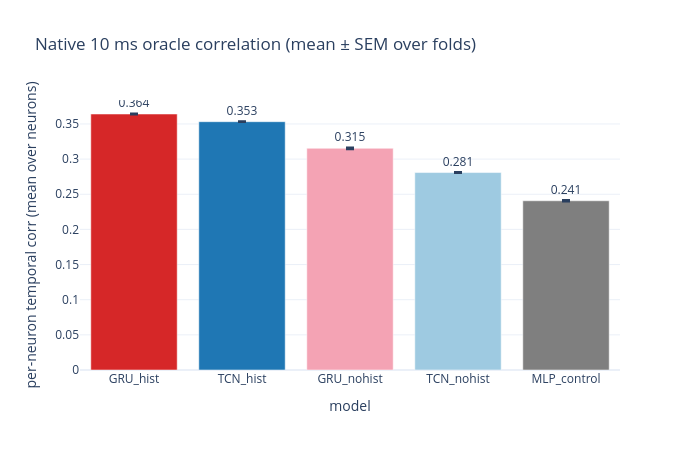
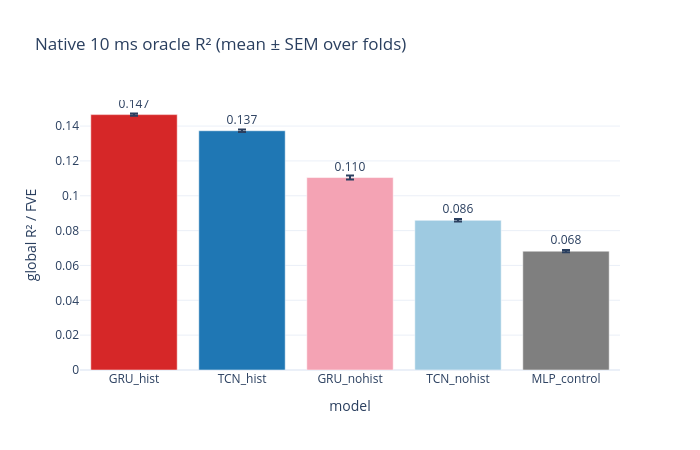
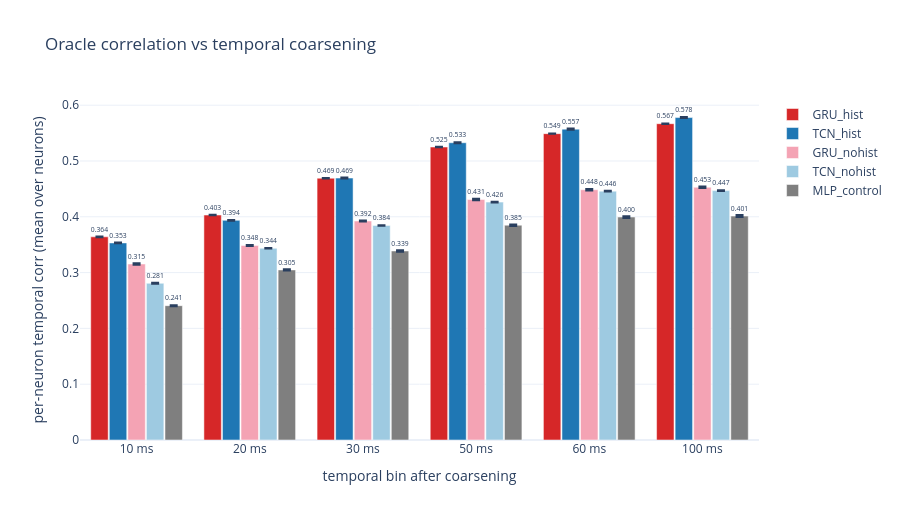
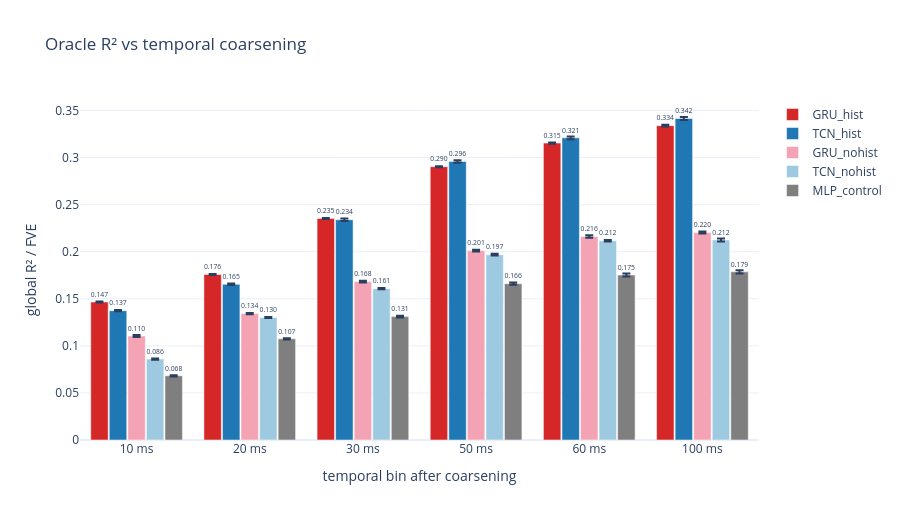

Notebook code cell kept with these figures, in order:
### Code cell
import plotly.graph_objects as go
import json, os

names = [n for n, _, _ in MODEL_SPECS]
colors = {
    "GRU_hist": "#d62728",
    "GRU_nohist": "#f4a3b4",
    "TCN_hist": "#1f77b4",
    "TCN_nohist": "#9ecae1",
    "MLP_control": "#7f7f7f",
}


def _sem(values):
    values = np.asarray(values, dtype=float)
    if len(values) <= 1:
        return 0.0
    return float(values.std(ddof=1) / np.sqrt(len(values)))


def _bar_fig(metric, title, ytitle):
    means = [np.mean(cv_results[n][metric]) for n in names]
    sems = [_sem(cv_results[n][metric]) for n in names]
    fig = go.Figure(go.Bar(
        x=names, y=means,
        error_y=dict(type="data", array=sems, visible=True),
        marker_color=[colors[n] for n in names],
        text=[f"{m:.3f}" for m in means], textposition="outside",
    ))
    fig.update_layout(title=title, yaxis_title=ytitle, xaxis_title="model",
                      template="plotly_white", width=700, height=450,
                      showlegend=False)
    return fig


def _coarsening_fig(metric, title, ytitle):
    fig = go.Figure()
    factor_keys = [str(f) for f in CV_COARSEN_FACTORS]
    x = [f'{cv_results[names[0]]["coarsening"][fk]["bin_ms"]} ms' for fk in factor_keys]
    for name in names:
        means = [np.mean(cv_results[name]["coarsening"][fk][metric]) for fk in factor_keys]
        sems = [_sem(cv_results[name]["coarsening"][fk][metric]) for fk in factor_keys]
        fig.add_trace(go.Bar(
            x=x, y=means, name=name,
            marker_color=colors[name],
            error_y=dict(type="data", array=sems, visible=True),
            text=[f"{m:.3f}" for m in means], textposition="outside",
        ))
    fig.update_layout(title=title, xaxis_title="temporal bin after coarsening",
                      yaxis_title=ytitle, template="plotly_white", width=900, height=520,
                      barmode="group", bargap=0.18, bargroupgap=0.06)
    return fig


fig_corr = _bar_fig("test_corr",
                    "Native 10 ms oracle correlation (mean ± SEM over folds)",
                    "per-neuron temporal corr (mean over neurons)")
fig_r2 = _bar_fig("global_r2",
                  "Native 10 ms oracle R² (mean ± SEM over folds)",
                  "global R² / FVE")
fig_corr_coarse = _coarsening_fig("test_corr",
                                  "Oracle correlation vs temporal coarsening",
                                  "per-neuron temporal corr (mean over neurons)")
fig_r2_coarse = _coarsening_fig("global_r2",
                                "Oracle R² vs temporal coarsening",
                                "global R² / FVE")

try:
    fig_corr.write_image(os.path.join(RUN_DIR, "cv_native_corr.png"))
    fig_r2.write_image(os.path.join(RUN_DIR, "cv_native_r2.png"))
    fig_corr_coarse.write_image(os.path.join(RUN_DIR, "cv_corr_vs_coarsening.png"))
    fig_r2_coarse.write_image(os.path.join(RUN_DIR, "cv_r2_vs_coarsening.png"))
except Exception as e:
    logger.warning(f"PNG export skipped ({e}); install kaleido for static images. HTML still written.")

fig_corr.write_html(os.path.join(RUN_DIR, "cv_native_corr.html"))
fig_r2.write_html(os.path.join(RUN_DIR, "cv_native_r2.html"))
fig_corr_coarse.write_html(os.path.join(RUN_DIR, "cv_corr_vs_coarsening.html"))
fig_r2_coarse.write_html(os.path.join(RUN_DIR, "cv_r2_vs_coarsening.html"))

with open(os.path.join(RUN_DIR, "cv_results.json"), "w") as f:
    json.dump(cv_results, f, indent=2)

fig_corr.show()
fig_r2.show()
fig_corr_coarse.show()
fig_r2_coarse.show()

### Figure 1 — Plotly figure (JSON) as saved in the notebook; plotly's stock layout.template omitted (floating-point values rounded to 4 significant figures)
{"data": [{"error_y": {"array": [0.0007474, 0.000585, 0.001214, 0.000761, 0.0009666], "type": "data", "visible": true}, "marker": {"color": ["#d62728", "#1f77b4", "#f4a3b4", "#9ecae1", "#7f7f7f"]}, "text": ["0.364", "0.353", "0.315", "0.281", "0.241"], "textposition": "outside", "type": "bar", "x": ["GRU_hist", "TCN_hist", "GRU_nohist", "TCN_nohist", "MLP_control"], "y": [0.3641, 0.3532, 0.3154, 0.2809, 0.2407]}], "layout": {"height": 450, "showlegend": false, "title": {"text": "Native 10 ms oracle correlation (mean ± SEM over folds)"}, "width": 700, "xaxis": {"title": {"text": "model"}}, "yaxis": {"title": {"text": "per-neuron temporal corr (mean over neurons)"}}}}

### Figure 2 — Plotly figure (JSON) as saved in the notebook; plotly's stock layout.template omitted (floating-point values rounded to 4 significant figures)
{"data": [{"error_y": {"array": [0.0006448, 0.0006761, 0.001133, 0.0007462, 0.0006513], "type": "data", "visible": true}, "marker": {"color": ["#d62728", "#1f77b4", "#f4a3b4", "#9ecae1", "#7f7f7f"]}, "text": ["0.147", "0.137", "0.110", "0.086", "0.068"], "textposition": "outside", "type": "bar", "x": ["GRU_hist", "TCN_hist", "GRU_nohist", "TCN_nohist", "MLP_control"], "y": [0.1466, 0.1373, 0.1105, 0.08591, 0.06819]}], "layout": {"height": 450, "showlegend": false, "title": {"text": "Native 10 ms oracle R² (mean ± SEM over folds)"}, "width": 700, "xaxis": {"title": {"text": "model"}}, "yaxis": {"title": {"text": "global R² / FVE"}}}}

### Figure 3 — Plotly figure (JSON) as saved in the notebook; plotly's stock layout.template omitted (floating-point values rounded to 4 significant figures)
{"data": [{"error_y": {"array": [0.0007474, 0.0005111, 0.0003353, 0.000267, 0.0002709, 0.0005457], "type": "data", "visible": true}, "marker": {"color": "#d62728"}, "name": "GRU_hist", "text": ["0.364", "0.403", "0.469", "0.525", "0.549", "0.567"], "textposition": "outside", "type": "bar", "x": ["10 ms", "20 ms", "30 ms", "50 ms", "60 ms", "100 ms"], "y": [0.3641, 0.4031, 0.4692, 0.525, 0.549, 0.5668]}, {"error_y": {"array": [0.000585, 0.0007146, 0.001028, 0.001017, 0.001158, 0.0009972], "type": "data", "visible": true}, "marker": {"color": "#1f77b4"}, "name": "TCN_hist", "text": ["0.353", "0.394", "0.469", "0.533", "0.557", "0.578"], "textposition": "outside", "type": "bar", "x": ["10 ms", "20 ms", "30 ms", "50 ms", "60 ms", "100 ms"], "y": [0.3532, 0.3936, 0.4694, 0.5327, 0.5571, 0.5778]}, {"error_y": {"array": [0.001214, 0.0009754, 0.001044, 0.001306, 0.001266, 0.001387], "type": "data", "visible": true}, "marker": {"color": "#f4a3b4"}, "name": "GRU_nohist", "text": ["0.315", "0.348", "0.392", "0.431", "0.448", "0.453"], "textposition": "outside", "type": "bar", "x": ["10 ms", "20 ms", "30 ms", "50 ms", "60 ms", "100 ms"], "y": [0.3154, 0.3485, 0.3924, 0.431, 0.4485, 0.4529]}, {"error_y": {"array": [0.000761, 0.0004834, 0.0005244, 0.0005817, 0.000579, 0.0007127], "type": "data", "visible": true}, "marker": {"color": "#9ecae1"}, "name": "TCN_nohist", "text": ["0.281", "0.344", "0.384", "0.426", "0.446", "0.447"], "textposition": "outside", "type": "bar", "x": ["10 ms", "20 ms", "30 ms", "50 ms", "60 ms", "100 ms"], "y": [0.2809, 0.3436, 0.3845, 0.4263, 0.446, 0.447]}, {"error_y": {"array": [0.0009666, 0.00118, 0.001417, 0.001426, 0.001618, 0.001839], "type": "data", "visible": true}, "marker": {"color": "#7f7f7f"}, "name": "MLP_control", "text": ["0.241", "0.305", "0.339", "0.385", "0.400", "0.401"], "textposition": "outside", "type": "bar", "x": ["10 ms", "20 ms", "30 ms", "50 ms", "60 ms", "100 ms"], "y": [0.2407, 0.3048, 0.3388, 0.3849, 0.3996, 0.4013]}], "layout": {"bargap": 0.18, "bargroupgap": 0.06, "barmode": "group", "height": 520, "title": {"text": "Oracle correlation vs temporal coarsening"}, "width": 900, "xaxis": {"title": {"text": "temporal bin after coarsening"}}, "yaxis": {"title": {"text": "per-neuron temporal corr (mean over neurons)"}}}}

### Figure 4 — Plotly figure (JSON) as saved in the notebook; plotly's stock layout.template omitted (floating-point values rounded to 4 significant figures)
{"data": [{"error_y": {"array": [0.0006448, 0.0004952, 0.0005031, 0.000568, 0.0005731, 0.001046], "type": "data", "visible": true}, "marker": {"color": "#d62728"}, "name": "GRU_hist", "text": ["0.147", "0.176", "0.235", "0.290", "0.315", "0.334"], "textposition": "outside", "type": "bar", "x": ["10 ms", "20 ms", "30 ms", "50 ms", "60 ms", "100 ms"], "y": [0.1466, 0.1759, 0.2353, 0.2903, 0.3153, 0.3339]}, {"error_y": {"array": [0.0006761, 0.0008768, 0.00125, 0.001355, 0.00155, 0.001527], "type": "data", "visible": true}, "marker": {"color": "#1f77b4"}, "name": "TCN_hist", "text": ["0.137", "0.165", "0.234", "0.296", "0.321", "0.342"], "textposition": "outside", "type": "bar", "x": ["10 ms", "20 ms", "30 ms", "50 ms", "60 ms", "100 ms"], "y": [0.1373, 0.1654, 0.2339, 0.2958, 0.3209, 0.3415]}, {"error_y": {"array": [0.001133, 0.0006216, 0.0008807, 0.001042, 0.001369, 0.001061], "type": "data", "visible": true}, "marker": {"color": "#f4a3b4"}, "name": "GRU_nohist", "text": ["0.110", "0.134", "0.168", "0.201", "0.216", "0.220"], "textposition": "outside", "type": "bar", "x": ["10 ms", "20 ms", "30 ms", "50 ms", "60 ms", "100 ms"], "y": [0.1105, 0.1342, 0.1683, 0.2011, 0.2161, 0.2203]}, {"error_y": {"array": [0.0007462, 0.0005413, 0.0005593, 0.0009418, 0.0008869, 0.001629], "type": "data", "visible": true}, "marker": {"color": "#9ecae1"}, "name": "TCN_nohist", "text": ["0.086", "0.130", "0.161", "0.197", "0.212", "0.212"], "textposition": "outside", "type": "bar", "x": ["10 ms", "20 ms", "30 ms", "50 ms", "60 ms", "100 ms"], "y": [0.08591, 0.1301, 0.1607, 0.1968, 0.2116, 0.2125]}, {"error_y": {"array": [0.0006513, 0.0006293, 0.0009335, 0.001167, 0.001519, 0.001721], "type": "data", "visible": true}, "marker": {"color": "#7f7f7f"}, "name": "MLP_control", "text": ["0.068", "0.107", "0.131", "0.166", "0.175", "0.179"], "textposition": "outside", "type": "bar", "x": ["10 ms", "20 ms", "30 ms", "50 ms", "60 ms", "100 ms"], "y": [0.06819, 0.1074, 0.1311, 0.166, 0.1752, 0.1786]}], "layout": {"bargap": 0.18, "bargroupgap": 0.06, "barmode": "group", "height": 520, "title": {"text": "Oracle R² vs temporal coarsening"}, "width": 900, "xaxis": {"title": {"text": "temporal bin after coarsening"}}, "yaxis": {"title": {"text": "global R² / FVE"}}}}
